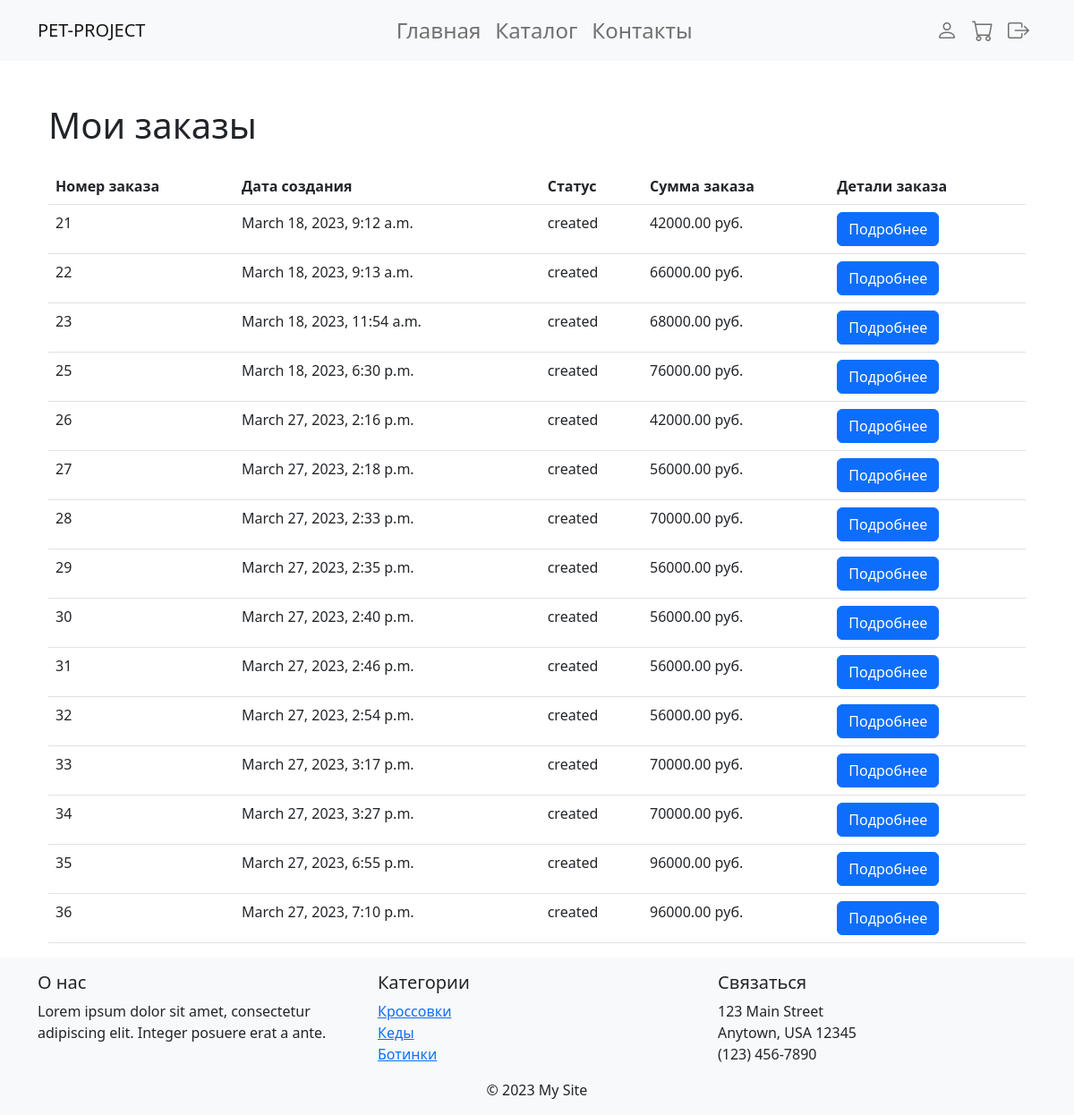
Before: /order/ (signed in) with the older database file.
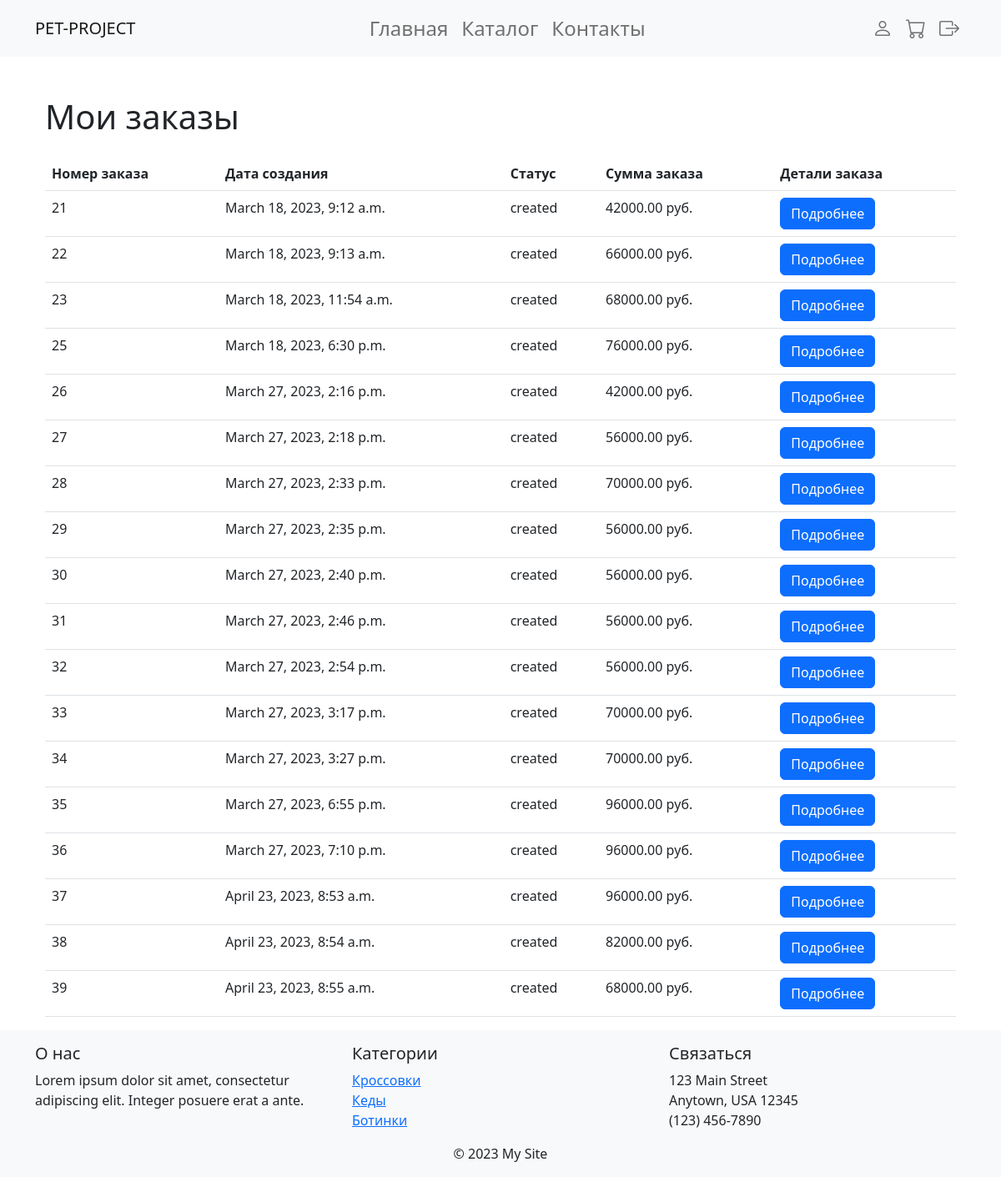
After: the same page with the newer database file.
### order/models.py (models this page shows, shortened)
class Order(models.Model):
    user = models.ForeignKey(User, on_delete=models.CASCADE)
    cart = models.ForeignKey(Cart, on_delete=models.CASCADE)
    status = models.CharField(max_length=20)
    total_price = models.DecimalField(max_digits=10, decimal_places=2)
    created_at = models.DateTimeField(auto_now_add=True)
    updated_at = models.DateTimeField(auto_now=True)

### order/views.py (the view)
# urls.py: path('', order_list, name='order_list'),
@login_required
def order_list(request):
    orders = Order.objects.filter(user=request.user)
    context = {
        'orders': orders
    }
    return render(request, 'order/order_list.html', context)

### order/templates/order/order_list.html
{% extends 'base.html' %}
{% block content %}
<div class="container mt-5">
    <h1 class="mb-4">Мои заказы</h1>
    <div class="table-responsive">
        <table class="table table-hover">
            <thead>
                <tr>
                    <th scope="col">Номер заказа</th>
                    <th scope="col">Дата создания</th>
                    <th scope="col">Статус</th>
                    <th scope="col">Сумма заказа</th>
                    <th scope="col">Детали заказа</th>
                </tr>
            </thead>
            <tbody>
                {% for order in orders %}
                <tr>
                    <td>{{ order.id }}</td>
                    <td>{{ order.created_at }}</td>
                    <td>{{ order.status }}</td>
                    <td>{{ order.total_price }} руб.</td>
                    <td><a href="{% url 'order:order_detail' order.id %}" class="btn btn-primary">Подробнее</a></td>
                </tr>
                {% empty %}
                <tr>
                    <td colspan="5">У вас нет заказов</td>
                </tr>
                {% endfor %}
            </tbody>
        </table>
    </div>
</div>
{% endblock %}

Changed rows visible on the page:
added Order: id "37", created_at "April 23, 2023, 8:53 a.m.", status "created", total_price "96000.00"
added Order: id "38", created_at "April 23, 2023, 8:54 a.m.", status "created", total_price "82000.00"
added Order: id "39", created_at "April 23, 2023, 8:55 a.m.", status "created", total_price "68000.00"
